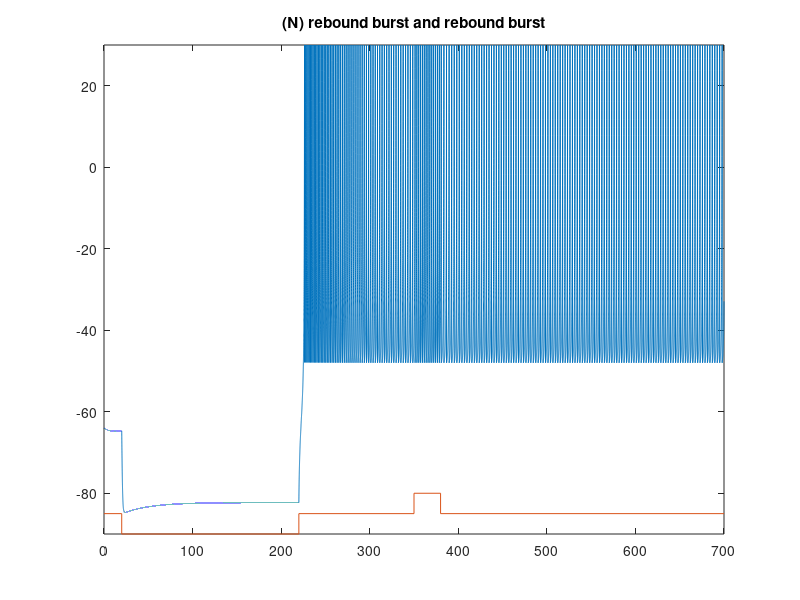

Write the MATLAB code that produced this figure.
tic
a=0.03; b=0.25; c=-48;  d=0;
V=-64;  u=b*V;
T_end = 700;
tau = 0.01;  tspan = 0:tau:T_end;
disp(tau)
T1=20;
current_span = 200;

VV=zeros(1, length(tspan));  
uu=zeros(1, length(tspan));

T2 = 350;
current_span2 = 30;
for t=tspan
    if (t>T1) & (t < T1+current_span) 
        I=-20;
    elseif (t>T2) & (t < T2+current_span2)
        I=2;
    else
        I=0;
    end;
    V = V + tau*(0.04*V^2+5*V+140-u+I);
    u = u + tau*a*(b*V-u);
    if V > 30
        VV(1, round(t/tau + 1))=30;
        V = c;
        u = u + d;
    else
        VV(1, round(t/tau + 1))=V;
    end;
    uu(1, round(t/tau + 1))=u;
end;
toc

plot(tspan,VV,[0 T1 T1 (T1+current_span) (T1+current_span) T2 T2 (T2+current_span2) (T2+current_span2) max(tspan)],-85+[0 0 -5 -5 0 0 5 5 0 0]);
axis([0 max(tspan) -90 30])
title('(N) rebound burst and rebound burst');
